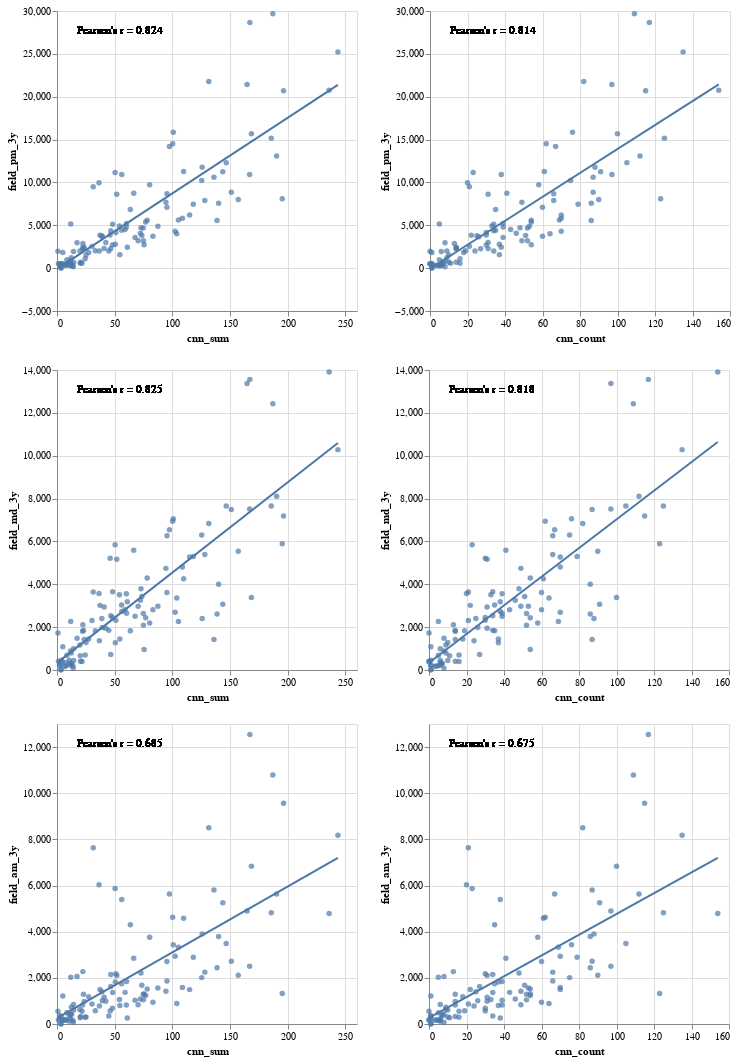

This figure's notebook cell:
### Code cell
(draw_regplot(df, 'cnn_sum', 'field_pm_3y') | draw_regplot(df, 'cnn_count', 'field_pm_3y')) \
& \
(draw_regplot(df, 'cnn_sum', 'field_md_3y') | draw_regplot(df, 'cnn_count', 'field_md_3y')) \
& \
(draw_regplot(df, 'cnn_sum', 'field_am_3y') | draw_regplot(df, 'cnn_count', 'field_am_3y'))

### Figure 1 — Vega-Lite specification as saved in the notebook (floating-point values rounded to 4 significant figures)
{"config": {"view": {"continuousWidth": 400, "continuousHeight": 300}}, "vconcat": [{"hconcat": [{"layer": [{"mark": "circle", "encoding": {"x": {"type": "quantitative", "field": "cnn_sum"}, "y": {"type": "quantitative", "field": "field_pm_3y"}}, "height": 300, "width": 300}, {"mark": {"type": "text", "align": "left", "text": "Pearson's r = 0.824"}, "encoding": {"x": {"value": 20}, "y": {"value": 20}}, "height": 300, "width": 300}, {"mark": "line", "encoding": {"x": {"type": "quantitative", "field": "cnn_sum"}, "y": {"type": "quantitative", "field": "field_pm_3y"}}, "height": 300, "transform": [{"on": "cnn_sum", "regression": "field_pm_3y"}], "width": 300}]}, {"layer": [{"mark": "circle", "encoding": {"x": {"type": "quantitative", "field": "cnn_count"}, "y": {"type": "quantitative", "field": "field_pm_3y"}}, "height": 300, "width": 300}, {"mark": {"type": "text", "align": "left", "text": "Pearson's r = 0.814"}, "encoding": {"x": {"value": 20}, "y": {"value": 20}}, "height": 300, "width": 300}, {"mark": "line", "encoding": {"x": {"type": "quantitative", "field": "cnn_count"}, "y": {"type": "quantitative", "field": "field_pm_3y"}}, "height": 300, "transform": [{"on": "cnn_count", "regression": "field_pm_3y"}], "width": 300}]}]}, {"hconcat": [{"layer": [{"mark": "circle", "encoding": {"x": {"type": "quantitative", "field": "cnn_sum"}, "y": {"type": "quantitative", "field": "field_md_3y"}}, "height": 300, "width": 300}, {"mark": {"type": "text", "align": "left", "text": "Pearson's r = 0.825"}, "encoding": {"x": {"value": 20}, "y": {"value": 20}}, "height": 300, "width": 300}, {"mark": "line", "encoding": {"x": {"type": "quantitative", "field": "cnn_sum"}, "y": {"type": "quantitative", "field": "field_md_3y"}}, "height": 300, "transform": [{"on": "cnn_sum", "regression": "field_md_3y"}], "width": 300}]}, {"layer": [{"mark": "circle", "encoding": {"x": {"type": "quantitative", "field": "cnn_count"}, "y": {"type": "quantitative", "field": "field_md_3y"}}, "height": 300, "width": 300}, {"mark": {"type": "text", "align": "left", "text": "Pearson's r = 0.818"}, "encoding": {"x": {"value": 20}, "y": {"value": 20}}, "height": 300, "width": 300}, {"mark": "line", "encoding": {"x": {"type": "quantitative", "field": "cnn_count"}, "y": {"type": "quantitative", "field": "field_md_3y"}}, "height": 300, "transform": [{"on": "cnn_count", "regression": "field_md_3y"}], "width": 300}]}]}, {"hconcat": [{"layer": [{"mark": "circle", "encoding": {"x": {"type": "quantitative", "field": "cnn_sum"}, "y": {"type": "quantitative", "field": "field_am_3y"}}, "height": 300, "width": 300}, {"mark": {"type": "text", "align": "left", "text": "Pearson's r = 0.685"}, "encoding": {"x": {"value": 20}, "y": {"value": 20}}, "height": 300, "width": 300}, {"mark": "line", "encoding": {"x": {"type": "quantitative", "field": "cnn_sum"}, "y": {"type": "quantitative", "field": "field_am_3y"}}, "height": 300, "transform": [{"on": "cnn_sum", "regression": "field_am_3y"}], "width": 300}]}, {"layer": [{"mark": "circle", "encoding": {"x": {"type": "quantitative", "field": "cnn_count"}, "y": {"type": "quantitative", "field": "field_am_3y"}}, "height": 300, "width": 300}, {"mark": {"type": "text", "align": "left", "text": "Pearson's r = 0.675"}, "encoding": {"x": {"value": 20}, "y": {"value": 20}}, "height": 300, "width": 300}, {"mark": "line", "encoding": {"x": {"type": "quantitative", "field": "cnn_count"}, "y": {"type": "quantitative", "field": "field_am_3y"}}, "height": 300, "transform": [{"on": "cnn_count", "regression": "field_am_3y"}], "width": 300}]}]}], "data": {"name": "data-34ce36ec510ff14df9321f56cee0f916"}, "$schema": "https://vega.github.io/schema/vega-lite/v4.0.2.json", "datasets": {"data-34ce36ec510ff14df9321f56cee0f916": [{"field_am_1y": 1271.0, "field_md_1y": 2933.0, "field_pm_1y": 4483.0, "field_all_1y": 3221.0, "field_am_3y": 1371.0, "field_md_3y": 2815.0, "field_pm_3y": 4513.0, "filed_all_3y": 2989.0, "cnn_count": 43.0, "cnn_sum": 58.99, "mayor_index": "N", "borough": "Bronx"}, {"field_am_1y": 1749.0, "field_md_1y": 1880.0, "field_pm_1y": 4936.0, "field_all_1y": 3076.0, "field_am_3y": 2030.0, "field_md_3y": 2266.0, "field_pm_3y": 5158.0, "filed_all_3y": 3217.0, "cnn_count": 5.0, "cnn_sum": 11.92, "mayor_index": "Y", "borough": "Bronx"}, {"field_am_1y": 2209.0, "field_md_1y": 6639.0, "field_pm_1y": 9282.0, "field_all_1y": 6810.0, "field_am_3y": 2502.0, "field_md_3y": 7508.0, "field_pm_3y": 10920.0, "filed_all_3y": 7239.0, "cnn_count": 97.0, "cnn_sum": 167.0, "mayor_index": "Y", "borough": "Bronx"}, {"field_am_1y": 1648.0, "field_md_1y": 1508.0, "field_pm_1y": 2787.0, "field_all_1y": 2048.0, "field_am_3y": 2062.0, "field_md_3y": 1484.0, "field_pm_3y": 2975.0, "filed_all_3y": 2180.0, "cnn_count": 8.0, "cnn_sum": 17.38, "mayor_index": "N", "borough": "Bronx"}, {"field_am_1y": 1016.0, "field_md_1y": 2513.0, "field_pm_1y": 3771.0, "field_all_1y": 2717.0, "field_am_3y": 1034.0, "field_md_3y": 2504.0, "field_pm_3y": 3589.0, "filed_all_3y": 2455.0, "cnn_count": 39.0, "cnn_sum": 67.68, "mayor_index": "N", "borough": "Bronx"}, {"field_am_1y": 757.0, "field_md_1y": 821.0, "field_pm_1y": 1960.0, "field_all_1y": 1264.0, "field_am_3y": 841.6, "field_md_3y": 990.2, "field_pm_3y": 1934.0, "filed_all_3y": 1280.0, "cnn_count": 6.0, "cnn_sum": 14.31, "mayor_index": "Y", "borough": "Bronx"}, {"field_am_1y": 1817.0, "field_md_1y": 5213.0, "field_pm_1y": 9068.0, "field_all_1y": 6076.0, "field_am_3y": 1859.0, "field_md_3y": 6270.0, "field_pm_3y": 8674.0, "filed_all_3y": 5821.0, "cnn_count": 66.0, "cnn_sum": 95.34, "mayor_index": "Y", "borough": "Bronx"}, {"field_am_1y": 1601.0, "field_md_1y": 2978.0, "field_pm_1y": 4535.0, "field_all_1y": 3326.0, "field_am_3y": 1565.0, "field_md_3y": 2976.0, "field_pm_3y": 4877.0, "filed_all_3y": 3232.0, "cnn_count": 53.0, "cnn_sum": 87.42, "mayor_index": "Y", "borough": "Bronx"}, {"field_am_1y": 1197.0, "field_md_1y": 4458.0, "field_pm_1y": 4865.0, "field_all_1y": 3969.0, "field_am_3y": 1490.0, "field_md_3y": 5269.0, "field_pm_3y": 6212.0, "filed_all_3y": 4490.0, "cnn_count": 70.0, "cnn_sum": 115.0, "mayor_index": "Y", "borough": "Brooklyn"}, {"field_am_1y": 743.0, "field_md_1y": 2241.0, "field_pm_1y": 2274.0, "field_all_1y": 1955.0, "field_am_3y": 870.4, "field_md_3y": 2306.0, "field_pm_3y": 2541.0, "filed_all_3y": 1967.0, "cnn_count": 21.0, "cnn_sum": 30.34, "mayor_index": "Y", "borough": "Brooklyn"}, {"field_am_1y": 3112.0, "field_md_1y": 2286.0, "field_pm_1y": 3996.0, "field_all_1y": 3135.0, "field_am_3y": 2937.0, "field_md_3y": 2698.0, "field_pm_3y": 4292.0, "filed_all_3y": 3331.0, "cnn_count": 70.0, "cnn_sum": 102.4, "mayor_index": "Y", "borough": "Brooklyn"}, {"field_am_1y": 1507.0, "field_md_1y": 3582.0, "field_pm_1y": 5534.0, "field_all_1y": 3948.0, "field_am_3y": 1515.0, "field_md_3y": 4289.0, "field_pm_3y": 5586.0, "filed_all_3y": 3931.0, "cnn_count": 54.0, "cnn_sum": 78.15, "mayor_index": "Y", "borough": "Brooklyn"}, {"field_am_1y": 581.0, "field_md_1y": 1802.0, "field_pm_1y": 2176.0, "field_all_1y": 1707.0, "field_am_3y": 576.2, "field_md_3y": 1828.0, "field_pm_3y": 2041.0, "filed_all_3y": 1535.0, "cnn_count": 19.0, "cnn_sum": 33.2, "mayor_index": "N", "borough": "Brooklyn"}, {"field_am_1y": 2938.0, "field_md_1y": 5966.0, "field_pm_1y": 7742.0, "field_all_1y": 6071.0, "field_am_3y": 2893.0, "field_md_3y": 5294.0, "field_pm_3y": 7451.0, "filed_all_3y": 5349.0, "cnn_count": 79.0, "cnn_sum": 118.2, "mayor_index": "Y", "borough": "Brooklyn"}, {"field_am_1y": 1566.0, "field_md_1y": 4568.0, "field_pm_1y": 5926.0, "field_all_1y": 4511.0, "field_am_3y": 1587.0, "field_md_3y": 4804.0, "field_pm_3y": 5816.0, "filed_all_3y": 4215.0, "cnn_count": 70.0, "cnn_sum": 108.7, "mayor_index": "Y", "borough": "Brooklyn"}, {"field_am_1y": 2102.0, "field_md_1y": 2346.0, "field_pm_1y": 4583.0, "field_all_1y": 3192.0, "field_am_3y": 2173.0, "field_md_3y": 2319.0, "field_pm_3y": 4163.0, "filed_all_3y": 2927.0, "cnn_count": 30.0, "cnn_sum": 51.01, "mayor_index": "Y", "borough": "Brooklyn"}, {"field_am_1y": 2056.0, "field_md_1y": 1851.0, "field_pm_1y": 2740.0, "field_all_1y": 2248.0, "field_am_3y": 2270.0, "field_md_3y": 2116.0, "field_pm_3y": 2884.0, "filed_all_3y": 2432.0, "cnn_count": 13.0, "cnn_sum": 22.41, "mayor_index": "N", "borough": "Brooklyn"}, {"field_am_1y": 2070.0, "field_md_1y": 3586.0, "field_pm_1y": 4034.0, "field_all_1y": 3462.0, "field_am_3y": 2214.0, "field_md_3y": 3788.0, "field_pm_3y": 4716.0, "filed_all_3y": 3653.0, "cnn_count": 48.0, "cnn_sum": 72.79, "mayor_index": "Y", "borough": "Brooklyn"}, {"field_am_1y": 971.0, "field_md_1y": 3792.0, "field_pm_1y": 1906.0, "field_all_1y": 2473.0, "field_am_3y": 1162.0, "field_md_3y": 2936.0, "field_pm_3y": 2303.0, "filed_all_3y": 2191.0, "cnn_count": 31.0, "cnn_sum": 40.86, "mayor_index": "Y", "borough": "Brooklyn"}, {"field_am_1y": 274.0, "field_md_1y": 1232.0, "field_pm_1y": 1433.0, "field_all_1y": 1121.0, "field_am_3y": 301.2, "field_md_3y": 1288.0, "field_pm_3y": 1528.0, "filed_all_3y": 1083.0, "cnn_count": 10.0, "cnn_sum": 25.15, "mayor_index": "N", "borough": "Brooklyn"}, {"field_am_1y": 1169.0, "field_md_1y": 3408.0, "field_pm_1y": 4008.0, "field_all_1y": 3200.0, "field_am_3y": 1084.0, "field_md_3y": 3250.0, "field_pm_3y": 4061.0, "filed_all_3y": 2899.0, "cnn_count": 46.0, "cnn_sum": 72.33, "mayor_index": "Y", "borough": "Brooklyn"}, {"field_am_1y": 839.0, "field_md_1y": 2354.0, "field_pm_1y": 2161.0, "field_all_1y": 1974.0, "field_am_3y": 827.6, "field_md_3y": 1811.0, "field_pm_3y": 2352.0, "filed_all_3y": 1713.0, "cnn_count": 14.0, "cnn_sum": 22.16, "mayor_index": "N", "borough": "Brooklyn"}, {"field_am_1y": 1927.0, "field_md_1y": 6036.0, "field_pm_1y": 9288.0, "field_all_1y": 6515.0, "field_am_3y": 2010.0, "field_md_3y": 6303.0, "field_pm_3y": 10240.0, "filed_all_3y": 6429.0, "cnn_count": 75.0, "cnn_sum": 125.4, "mayor_index": "Y", "borough": "Brooklyn"}, {"field_am_1y": 724.0, "field_md_1y": 3274.0, "field_pm_1y": 2933.0, "field_all_1y": 2628.0, "field_am_3y": 834.0, "field_md_3y": 2976.0, "field_pm_3y": 3205.0, "filed_all_3y": 2427.0, "cnn_count": 49.0, "cnn_sum": 70.31, "mayor_index": "Y", "borough": "Brooklyn"}, {"field_am_1y": 357.0, "field_md_1y": 1306.0, "field_pm_1y": 1230.0, "field_all_1y": 1085.0, "field_am_3y": 632.8, "field_md_3y": 1164.0, "field_pm_3y": 1988.0, "filed_all_3y": 1299.0, "cnn_count": 9.0, "cnn_sum": 19.83, "mayor_index": "N", "borough": "Brooklyn"}, {"field_am_1y": 2994.0, "field_md_1y": 2294.0, "field_pm_1y": 5394.0, "field_all_1y": 3674.0, "field_am_3y": 3330.0, "field_md_3y": 2269.0, "field_pm_3y": 5611.0, "filed_all_3y": 3761.0, "cnn_count": 69.0, "cnn_sum": 105.2, "mayor_index": "Y", "borough": "Brooklyn"}, {"field_am_1y": 1981.0, "field_md_1y": 2808.0, "field_pm_1y": 5478.0, "field_all_1y": 3710.0, "field_am_3y": 1843.0, "field_md_3y": 2648.0, "field_pm_3y": 5197.0, "filed_all_3y": 3311.0, "cnn_count": 39.0, "cnn_sum": 60.27, "mayor_index": "N", "borough": "Brooklyn"}, {"field_am_1y": 1572.0, "field_md_1y": 2989.0, "field_pm_1y": 3785.0, "field_all_1y": 3024.0, "field_am_3y": 1498.0, "field_md_3y": 3016.0, "field_pm_3y": 3832.0, "filed_all_3y": 2858.0, "cnn_count": 22.0, "cnn_sum": 37.25, "mayor_index": "Y", "borough": "Brooklyn"}, {"field_am_1y": 1392.0, "field_md_1y": 1888.0, "field_pm_1y": 2266.0, "field_all_1y": 1940.0, "field_am_3y": 1288.0, "field_md_3y": 1841.0, "field_pm_3y": 2243.0, "filed_all_3y": 1820.0, "cnn_count": 14.0, "cnn_sum": 22.92, "mayor_index": "N", "borough": "Brooklyn"}, {"field_am_1y": 278.0, "field_md_1y": 3254.0, "field_pm_1y": 2318.0, "field_all_1y": 2284.0, "field_am_3y": 263.4, "field_md_3y": 3187.0, "field_pm_3y": 2438.0, "filed_all_3y": 2063.0, "cnn_count": 38.0, "cnn_sum": 60.93, "mayor_index": "N", "borough": "Brooklyn"}, {"field_am_1y": 584.0, "field_md_1y": 2130.0, "field_pm_1y": 2696.0, "field_all_1y": 2047.0, "field_am_3y": 686.6, "field_md_3y": 2450.0, "field_pm_3y": 2694.0, "filed_all_3y": 2017.0, "cnn_count": 30.0, "cnn_sum": 48.01, "mayor_index": "Y", "borough": "Brooklyn"}, {"field_am_1y": 1730.0, "field_md_1y": 1194.0, "field_pm_1y": 2784.0, "field_all_1y": 1937.0, "field_am_3y": 1822.0, "field_md_3y": 1269.0, "field_pm_3y": 2789.0, "filed_all_3y": 1968.0, "cnn_count": 37.0, "cnn_sum": 50.56, "mayor_index": "Y", "borough": "Brooklyn"}, {"field_am_1y": 123.0, "field_md_1y": 449.5, "field_pm_1y": 384.0, "field_all_1y": 358.0, "field_am_3y": 115.6, "field_md_3y": 450.2, "field_pm_3y": 304.3, "filed_all_3y": 300.3, "cnn_count": 6.0, "cnn_sum": 10.52, "mayor_index": "N", "borough": "Brooklyn"}, {"field_am_1y": 1098.0, "field_md_1y": 3172.0, "field_pm_1y": 3796.0, "field_all_1y": 3007.0, "field_am_3y": 945.2, "field_md_3y": 2812.0, "field_pm_3y": 3713.0, "filed_all_3y": 2581.0, "cnn_count": 60.0, "cnn_sum": 83.16, "mayor_index": "N", "borough": "Brooklyn"}, {"field_am_1y": 4374.0, "field_md_1y": 1883.0, "field_pm_1y": 6537.0, "field_all_1y": 4243.0, "field_am_3y": 4299.0, "field_md_3y": 1830.0, "field_pm_3y": 6852.0, "filed_all_3y": 4328.0, "cnn_count": 35.0, "cnn_sum": 63.54, "mayor_index": "Y", "borough": "Manhattan"}, {"field_am_1y": 5221.0, "field_md_1y": 8216.0, "field_pm_1y": 15230.0, "field_all_1y": 10420.0, "field_am_3y": 5633.0, "field_md_3y": 8110.0, "field_pm_3y": 13070.0, "filed_all_3y": 9132.0, "cnn_count": 112.0, "cnn_sum": 190.3, "mayor_index": "Y", "borough": "Manhattan"}, {"field_am_1y": 2059.0, "field_md_1y": 5648.0, "field_pm_1y": 6984.0, "field_all_1y": 5464.0, "field_am_3y": 2248.0, "field_md_3y": 5392.0, "field_pm_3y": 7892.0, "filed_all_3y": 5350.0, "cnn_count": 66.0, "cnn_sum": 128.1, "mayor_index": "Y", "borough": "Manhattan"}, {"field_am_1y": 8323.0, "field_md_1y": 3562.0, "field_pm_1y": 9708.0, "field_all_1y": 6972.0, "field_am_3y": 7642.0, "field_md_3y": 3645.0, "field_pm_3y": 9493.0, "filed_all_3y": 6885.0, "cnn_count": 21.0, "cnn_sum": 31.4, "mayor_index": "Y", "borough": "Manhattan"}, {"field_am_1y": 1524.0, "field_md_1y": 3116.0, "field_pm_1y": 3850.0, "field_all_1y": 3091.0, "field_am_3y": 1684.0, "field_md_3y": 3430.0, "field_pm_3y": 3804.0, "filed_all_3y": 3048.0, "cnn_count": 51.0, "cnn_sum": 73.52, "mayor_index": "N", "borough": "Manhattan"}, {"field_am_1y": 1851.0, "field_md_1y": 3142.0, "field_pm_1y": 4391.0, "field_all_1y": 3383.0, "field_am_3y": 1745.0, "field_md_3y": 3038.0, "field_pm_3y": 4414.0, "filed_all_3y": 3143.0, "cnn_count": 35.0, "cnn_sum": 55.99, "mayor_index": "Y", "borough": "Manhattan"}, {"field_am_1y": 2601.0, "field_md_1y": 6666.0, "field_pm_1y": 13030.0, "field_all_1y": 8398.0, "field_am_3y": 3430.0, "field_md_3y": 7055.0, "field_pm_3y": 15850.0, "filed_all_3y": 9093.0, "cnn_count": 76.0, "cnn_sum": 100.8, "mayor_index": "Y", "borough": "Manhattan"}, {"field_am_1y": 8452.0, "field_md_1y": 7340.0, "field_pm_1y": 21510.0, "field_all_1y": 13230.0, "field_am_3y": 9562.0, "field_md_3y": 7190.0, "field_pm_3y": 20710.0, "filed_all_3y": 12660.0, "cnn_count": 115.0, "cnn_sum": 196.3, "mayor_index": "Y", "borough": "Manhattan"}, {"field_am_1y": 905.0, "field_md_1y": 2645.0, "field_pm_1y": 5501.0, "field_all_1y": 3439.0, "field_am_3y": 1239.0, "field_md_3y": 2433.0, "field_pm_3y": 5387.0, "filed_all_3y": 3124.0, "cnn_count": 54.0, "cnn_sum": 76.84, "mayor_index": "N", "borough": "Manhattan"}, {"field_am_1y": 9734.0, "field_md_1y": 10520.0, "field_pm_1y": 26210.0, "field_all_1y": 16640.0, "field_am_3y": 8177.0, "field_md_3y": 10280.0, "field_pm_3y": 25230.0, "filed_all_3y": 14940.0, "cnn_count": 135.0, "cnn_sum": 243.5, "mayor_index": "N", "borough": "Manhattan"}, {"field_am_1y": 6266.0, "field_md_1y": 16160.0, "field_pm_1y": 20620.0, "field_all_1y": 15960.0, "field_am_3y": 4900.0, "field_md_3y": 13380.0, "field_pm_3y": 21440.0, "filed_all_3y": 13730.0, "cnn_count": 97.0, "cnn_sum": 164.7, "mayor_index": "Y", "borough": "Manhattan"}, {"field_am_1y": 1509.0, "field_md_1y": 4200.0, "field_pm_1y": 5993.0, "field_all_1y": 4379.0, "field_am_3y": 1366.0, "field_md_3y": 3650.0, "field_pm_3y": 5125.0, "filed_all_3y": 3499.0, "cnn_count": 34.0, "cnn_sum": 48.23, "mayor_index": "N", "borough": "Manhattan"}, {"field_am_1y": 3191.0, "field_md_1y": 4270.0, "field_pm_1y": 7260.0, "field_all_1y": 5250.0, "field_am_3y": 3790.0, "field_md_3y": 4000.0, "field_pm_3y": 7559.0, "filed_all_3y": 5195.0, "cnn_count": 86.0, "cnn_sum": 140.1, "mayor_index": "Y", "borough": "Manhattan"}, {"field_am_1y": 2610.0, "field_md_1y": 3515.0, "field_pm_1y": 6544.0, "field_all_1y": 4546.0, "field_am_3y": 2707.0, "field_md_3y": 3614.0, "field_pm_3y": 7092.0, "filed_all_3y": 4575.0, "cnn_count": 60.0, "cnn_sum": 95.25, "mayor_index": "N", "borough": "Manhattan"}, {"field_am_1y": 4218.0, "field_md_1y": 3992.0, "field_pm_1y": 10080.0, "field_all_1y": 6470.0, "field_am_3y": 4584.0, "field_md_3y": 4255.0, "field_pm_3y": 11260.0, "filed_all_3y": 6826.0, "cnn_count": 61.0, "cnn_sum": 109.8, "mayor_index": "Y", "borough": "Manhattan"}, {"field_am_1y": 770.0, "field_md_1y": 1686.0, "field_pm_1y": 3485.0, "field_all_1y": 2223.0, "field_am_3y": 1008.0, "field_md_3y": 1985.0, "field_pm_3y": 3674.0, "filed_all_3y": 2294.0, "cnn_count": 26.0, "cnn_sum": 39.23, "mayor_index": "N", "borough": "Manhattan"}, {"field_am_1y": 12170.0, "field_md_1y": 11380.0, "field_pm_1y": 29910.0, "field_all_1y": 18950.0, "field_am_3y": 10790.0, "field_md_3y": 12430.0, "field_pm_3y": 29680.0, "filed_all_3y": 18040.0, "cnn_count": 109.0, "cnn_sum": 187.1, "mayor_index": "Y", "borough": "Manhattan"}, {"field_am_1y": 1554.0, "field_md_1y": 2400.0, "field_pm_1y": 4506.0, "field_all_1y": 3073.0, "field_am_3y": 2142.0, "field_md_3y": 2530.0, "field_pm_3y": 4372.0, "filed_all_3y": 3066.0, "cnn_count": 34.0, "cnn_sum": 46.63, "mayor_index": "N", "borough": "Manhattan"}, {"field_am_1y": 4643.0, "field_md_1y": 5098.0, "field_pm_1y": 10140.0, "field_all_1y": 7025.0, "field_am_3y": 5874.0, "field_md_3y": 5842.0, "field_pm_3y": 11160.0, "filed_all_3y": 7727.0, "cnn_count": 23.0, "cnn_sum": 50.35, "mayor_index": "Y", "borough": "Manhattan"}, {"field_am_1y": 2144.0, "field_md_1y": 5307.0, "field_pm_1y": 7869.0, "field_all_1y": 5699.0, "field_am_3y": 2111.0, "field_md_3y": 5538.0, "field_pm_3y": 7998.0, "filed_all_3y": 5399.0, "cnn_count": 90.0, "cnn_sum": 157.1, "mayor_index": "Y", "borough": "Manhattan"}, {"field_am_1y": 2252.0, "field_md_1y": 5646.0, "field_pm_1y": 8251.0, "field_all_1y": 6009.0, "field_am_3y": 2098.0, "field_md_3y": 5170.0, "field_pm_3y": 8610.0, "filed_all_3y": 5481.0, "cnn_count": 31.0, "cnn_sum": 51.8, "mayor_index": "Y", "borough": "Manhattan"}, {"field_am_1y": 1549.0, "field_md_1y": 4920.0, "field_pm_1y": 8010.0, "field_all_1y": 5482.0, "field_am_3y": 1416.0, "field_md_3y": 4743.0, "field_pm_3y": 7688.0, "filed_all_3y": 4804.0, "cnn_count": 49.0, "cnn_sum": 94.39, "mayor_index": "Y", "borough": "Manhattan"}, {"field_am_1y": 13510.0, "field_md_1y": 12950.0, "field_pm_1y": 31300.0, "field_all_1y": 20400.0, "field_am_3y": 12540.0, "field_md_3y": 13560.0, "field_pm_3y": 28660.0, "filed_all_3y": 18590.0, "cnn_count": 117.0, "cnn_sum": 167.1, "mayor_index": "Y", "borough": "Manhattan"}, {"field_am_1y": 7334.0, "field_md_1y": 3320.0, "field_pm_1y": 15620.0, "field_all_1y": 9044.0, "field_am_3y": 6831.0, "field_md_3y": 3382.0, "field_pm_3y": 15670.0, "filed_all_3y": 8733.0, "cnn_count": 100.0, "cnn_sum": 168.5, "mayor_index": "Y", "borough": "Manhattan"}, {"field_am_1y": 3371.0, "field_md_1y": 2117.0, "field_pm_1y": 9774.0, "field_all_1y": 5431.0, "field_am_3y": 3905.0, "field_md_3y": 2400.0, "field_pm_3y": 11780.0, "filed_all_3y": 6152.0, "cnn_count": 88.0, "cnn_sum": 125.8, "mayor_index": "N", "borough": "Manhattan"}, {"field_am_1y": 2971.0, "field_md_1y": 2848.0, "field_pm_1y": 6354.0, "field_all_1y": 4275.0, "field_am_3y": 2440.0, "field_md_3y": 2613.0, "field_pm_3y": 5558.0, "filed_all_3y": 3601.0, "cnn_count": 86.0, "cnn_sum": 138.7, "mayor_index": "Y", "borough": "Manhattan"}, {"field_am_1y": 5999.0, "field_md_1y": 2856.0, "field_pm_1y": 10960.0, "field_all_1y": 6728.0, "field_am_3y": 5393.0, "field_md_3y": 2732.0, "field_pm_3y": 10940.0, "filed_all_3y": 6411.0, "cnn_count": 38.0, "cnn_sum": 56.12, "mayor_index": "N", "borough": "Manhattan"}, {"field_am_1y": 5786.0, "field_md_1y": 3016.0, "field_pm_1y": 11920.0, "field_all_1y": 7130.0, "field_am_3y": 5258.0, "field_md_3y": 3072.0, "field_pm_3y": 11260.0, "filed_all_3y": 6605.0, "cnn_count": 91.0, "cnn_sum": 143.7, "mayor_index": "N", "borough": "Manhattan"}, {"field_am_1y": 5166.0, "field_md_1y": 1268.0, "field_pm_1y": 9849.0, "field_all_1y": 5480.0, "field_am_3y": 5806.0, "field_md_3y": 1429.0, "field_pm_3y": 10620.0, "filed_all_3y": 5960.0, "cnn_count": 87.0, "cnn_sum": 136.0, "mayor_index": "Y", "borough": "Manhattan"}, {"field_am_1y": 3510.0, "field_md_1y": 2506.0, "field_pm_1y": 9943.0, "field_all_1y": 5681.0, "field_am_3y": 3763.0, "field_md_3y": 2198.0, "field_pm_3y": 9733.0, "filed_all_3y": 5317.0, "cnn_count": 58.0, "cnn_sum": 80.3, "mayor_index": "N", "borough": "Manhattan"}, {"field_am_1y": 3426.0, "field_md_1y": 12020.0, "field_pm_1y": 20480.0, "field_all_1y": 13680.0, "field_am_3y": 4791.0, "field_md_3y": 13910.0, "field_pm_3y": 20750.0, "filed_all_3y": 13640.0, "cnn_count": 154.0, "cnn_sum": 235.8, "mayor_index": "N", "borough": "Manhattan"}, {"field_am_1y": 8719.0, "field_md_1y": 4517.0, "field_pm_1y": 25600.0, "field_all_1y": 13790.0, "field_am_3y": 8507.0, "field_md_3y": 6840.0, "field_pm_3y": 21760.0, "filed_all_3y": 12600.0, "cnn_count": 82.0, "cnn_sum": 131.5, "mayor_index": "N", "borough": "Manhattan"}, {"field_am_1y": 5689.0, "field_md_1y": 6542.0, "field_pm_1y": 15470.0, "field_all_1y": 9942.0, "field_am_3y": 5630.0, "field_md_3y": 6549.0, "field_pm_3y": 14190.0, "filed_all_3y": 8976.0, "cnn_count": 67.0, "cnn_sum": 97.44, "mayor_index": "N", "borough": "Manhattan"}, {"field_am_1y": 2987.0, "field_md_1y": 7423.0, "field_pm_1y": 12400.0, "field_all_1y": 8525.0, "field_am_3y": 4822.0, "field_md_3y": 7650.0, "field_pm_3y": 15170.0, "filed_all_3y": 9472.0, "cnn_count": 125.0, "cnn_sum": 185.7, "mayor_index": "Y", "borough": "Manhattan"}, {"field_am_1y": 4365.0, "field_md_1y": 7551.0, "field_pm_1y": 12630.0, "field_all_1y": 8947.0, "field_am_3y": 4625.0, "field_md_3y": 6937.0, "field_pm_3y": 14510.0, "filed_all_3y": 8930.0, "cnn_count": 62.0, "cnn_sum": 100.3, "mayor_index": "N", "borough": "Manhattan"}, {"field_am_1y": 249.0, "field_md_1y": 691.0, "field_pm_1y": 562.5, "field_all_1y": 551.2, "field_am_3y": 271.0, "field_md_3y": 670.7, "field_pm_3y": 580.5, "filed_all_3y": 521.3, "cnn_count": 11.0, "cnn_sum": 20.15, "mayor_index": "N", "borough": "Manhattan"}, {"field_am_1y": 455.0, "field_md_1y": 2436.0, "field_pm_1y": 3268.0, "field_all_1y": 2373.0, "field_am_3y": 887.6, "field_md_3y": 3363.0, "field_pm_3y": 4019.0, "filed_all_3y": 2866.0, "cnn_count": 64.0, "cnn_sum": 103.8, "mayor_index": "N", "borough": "Queens"}, {"field_am_1y": 1242.0, "field_md_1y": 2967.0, "field_pm_1y": 4596.0, "field_all_1y": 3274.0, "field_am_3y": 1293.0, "field_md_3y": 2640.0, "field_pm_3y": 4679.0, "filed_all_3y": 2963.0, "cnn_count": 52.0, "cnn_sum": 74.79, "mayor_index": "Y", "borough": "Queens"}, {"field_am_1y": 2774.0, "field_md_1y": 4745.0, "field_pm_1y": 8706.0, "field_all_1y": 5935.0, "field_am_3y": 2849.0, "field_md_3y": 5584.0, "field_pm_3y": 8726.0, "filed_all_3y": 5889.0, "cnn_count": 41.0, "cnn_sum": 66.51, "mayor_index": "Y", "borough": "Queens"}, {"field_am_1y": 700.0, "field_md_1y": 3590.0, "field_pm_1y": 4680.0, "field_all_1y": 3448.0, "field_am_3y": 825.2, "field_md_3y": 3555.0, "field_pm_3y": 4798.0, "filed_all_3y": 3191.0, "cnn_count": 39.0, "cnn_sum": 60.11, "mayor_index": "Y", "borough": "Queens"}, {"field_am_1y": 762.0, "field_md_1y": 1268.0, "field_pm_1y": 2082.0, "field_all_1y": 1492.0, "field_am_3y": 782.4, "field_md_3y": 1368.0, "field_pm_3y": 2011.0, "filed_all_3y": 1423.0, "cnn_count": 24.0, "cnn_sum": 36.72, "mayor_index": "N", "borough": "Queens"}, {"field_am_1y": 176.0, "field_md_1y": 193.0, "field_pm_1y": 282.5, "field_all_1y": 225.4, "field_am_3y": 418.4, "field_md_3y": 314.0, "field_pm_3y": 490.7, "filed_all_3y": 407.1, "cnn_count": 7.0, "cnn_sum": 12.67, "mayor_index": "N", "borough": "Queens"}, {"field_am_1y": 1015.0, "field_md_1y": 2344.0, "field_pm_1y": 2688.0, "field_all_1y": 2216.0, "field_am_3y": 983.4, "field_md_3y": 1949.0, "field_pm_3y": 2985.0, "filed_all_3y": 2031.0, "cnn_count": 31.0, "cnn_sum": 42.34, "mayor_index": "Y", "borough": "Queens"}, {"field_am_1y": 884.0, "field_md_1y": 1206.0, "field_pm_1y": 1530.0, "field_all_1y": 1271.0, "field_am_3y": 731.6, "field_md_3y": 793.5, "field_pm_3y": 1214.0, "filed_all_3y": 923.7, "cnn_count": 9.0, "cnn_sum": 12.33, "mayor_index": "N", "borough": "Queens"}, {"field_am_1y": 887.0, "field_md_1y": 2394.0, "field_pm_1y": 3052.0, "field_all_1y": 2356.0, "field_am_3y": 1046.0, "field_md_3y": 2091.0, "field_pm_3y": 3208.0, "filed_all_3y": 2178.0, "cnn_count": 52.0, "cnn_sum": 74.93, "mayor_index": "N", "borough": "Queens"}, {"field_am_1y": 1366.0, "field_md_1y": 6678.0, "field_pm_1y": 8324.0, "field_all_1y": 6274.0, "field_am_3y": 1323.0, "field_md_3y": 5896.0, "field_pm_3y": 8093.0, "filed_all_3y": 5326.0, "cnn_count": 123.0, "cnn_sum": 195.2, "mayor_index": "Y", "borough": "Queens"}, {"field_am_1y": 1582.0, "field_md_1y": 1359.0, "field_pm_1y": 2252.0, "field_all_1y": 1761.0, "field_am_3y": 1180.0, "field_md_3y": 1445.0, "field_pm_3y": 1823.0, "filed_all_3y": 1500.0, "cnn_count": 18.0, "cnn_sum": 27.42, "mayor_index": "N", "borough": "Queens"}, {"field_am_1y": 2457.0, "field_md_1y": 7528.0, "field_pm_1y": 8415.0, "field_all_1y": 6869.0, "field_am_3y": 2715.0, "field_md_3y": 7494.0, "field_pm_3y": 8848.0, "filed_all_3y": 6566.0, "cnn_count": 87.0, "cnn_sum": 151.1, "mayor_index": "Y", "borough": "Queens"}, {"field_am_1y": 54.0, "field_md_1y": 84.5, "field_pm_1y": 131.0, "field_all_1y": 97.0, "field_am_3y": 77.2, "field_md_3y": 88.0, "field_pm_3y": 172.7, "filed_all_3y": 114.7, "cnn_count": 8.0, "cnn_sum": 14.08, "mayor_index": "N", "borough": "Queens"}, {"field_am_1y": 655.0, "field_md_1y": 1094.0, "field_pm_1y": 1096.0, "field_all_1y": 1007.0, "field_am_3y": 798.0, "field_md_3y": 1447.0, "field_pm_3y": 1576.0, "filed_all_3y": 1302.0, "cnn_count": 37.0, "cnn_sum": 54.48, "mayor_index": "N", "borough": "Queens"}, {"field_am_1y": 1565.0, "field_md_1y": 2120.0, "field_pm_1y": 3246.0, "field_all_1y": 2459.0, "field_am_3y": 1398.0, "field_md_3y": 2408.0, "field_pm_3y": 3769.0, "filed_all_3y": 2591.0, "cnn_count": 25.0, "cnn_sum": 38.87, "mayor_index": "Y", "borough": "Queens"}, {"field_am_1y": 1286.0, "field_md_1y": 1158.0, "field_pm_1y": 1859.0, "field_all_1y": 1464.0, "field_am_3y": 980.8, "field_md_3y": 1426.0, "field_pm_3y": 2432.0, "filed_all_3y": 1650.0, "cnn_count": 14.0, "cnn_sum": 23.56, "mayor_index": "N", "borough": "Queens"}, {"field_am_1y": 278.0, "field_md_1y": 672.5, "field_pm_1y": 1028.0, "field_all_1y": 735.8, "field_am_3y": 296.0, "field_md_3y": 694.8, "field_pm_3y": 1084.0, "filed_all_3y": 714.7, "cnn_count": 16.0, "cnn_sum": 24.41, "mayor_index": "N", "borough": "Queens"}, {"field_am_1y": 354.0, "field_md_1y": 1988.0, "field_pm_1y": 1939.0, "field_all_1y": 1642.0, "field_am_3y": 347.6, "field_md_3y": 1850.0, "field_pm_3y": 1990.0, "filed_all_3y": 1458.0, "cnn_count": 34.0, "cnn_sum": 44.89, "mayor_index": "N", "borough": "Queens"}, {"field_am_1y": 1682.0, "field_md_1y": 783.5, "field_pm_1y": 2431.0, "field_all_1y": 1622.0, "field_am_3y": 1621.0, "field_md_3y": 727.8, "field_pm_3y": 2266.0, "filed_all_3y": 1533.0, "cnn_count": 27.0, "cnn_sum": 46.56, "mayor_index": "N", "borough": "Queens"}, {"field_am_1y": 452.0, "field_md_1y": 1706.0, "field_pm_1y": 1962.0, "field_all_1y": 1558.0, "field_am_3y": 556.6, "field_md_3y": 1722.0, "field_pm_3y": 1971.0, "filed_all_3y": 1467.0, "cnn_count": 0.0, "cnn_sum": 0.8316, "mayor_index": "N", "borough": "Queens"}, {"field_am_1y": 6879.0, "field_md_1y": 3830.0, "field_pm_1y": 11320.0, "field_all_1y": 7434.0, "field_am_3y": 6034.0, "field_md_3y": 3571.0, "field_pm_3y": 9970.0, "filed_all_3y": 6554.0, "cnn_count": 20.0, "cnn_sum": 36.41, "mayor_index": "N", "borough": "Queens"}, {"field_am_1y": 3266.0, "field_md_1y": 7324.0, "field_pm_1y": 12540.0, "field_all_1y": 8599.0, "field_am_3y": 3486.0, "field_md_3y": 7654.0, "field_pm_3y": 12310.0, "filed_all_3y": 8071.0, "cnn_count": 105.0, "cnn_sum": 146.7, "mayor_index": "N", "borough": "Queens"}, {"field_am_1y": 1186.0, "field_md_1y": 3718.0, "field_pm_1y": 5088.0, "field_all_1y": 3760.0, "field_am_3y": 1066.0, "field_md_3y": 3511.0, "field_pm_3y": 4917.0, "filed_all_3y": 3288.0, "cnn_count": 33.0, "cnn_sum": 54.13, "mayor_index": "N", "borough": "Queens"}, {"field_am_1y": 1411.0, "field_md_1y": 1010.0, "field_pm_1y": 2926.0, "field_all_1y": 1857.0, "field_am_3y": 1300.0, "field_md_3y": 956.0, "field_pm_3y": 2741.0, "filed_all_3y": 1687.0, "cnn_count": 54.0, "cnn_sum": 75.49, "mayor_index": "N", "borough": "Queens"}, {"field_am_1y": 307.0, "field_md_1y": 341.0, "field_pm_1y": 542.5, "field_all_1y": 414.8, "field_am_3y": 328.0, "field_md_3y": 407.3, "field_pm_3y": 691.5, "filed_all_3y": 484.3, "cnn_count": 14.0, "cnn_sum": 20.42, "mayor_index": "N", "borough": "Queens"}, {"field_am_1y": 269.0, "field_md_1y": 230.0, "field_pm_1y": 309.5, "field_all_1y": 269.6, "field_am_3y": 225.2, "field_md_3y": 225.7, "field_pm_3y": 327.3, "filed_all_3y": 261.4, "cnn_count": 6.0, "cnn_sum": 11.82, "mayor_index": "N", "borough": "Staten Island"}, {"field_am_1y": 603.0, "field_md_1y": 386.5, "field_pm_1y": 569.0, "field_all_1y": 502.8, "field_am_3y": 549.6, "field_md_3y": 395.0, "field_pm_3y": 577.8, "filed_all_3y": 505.0, "cnn_count": 16.0, "cnn_sum": 21.7, "mayor_index": "N", "borough": "Staten Island"}, {"field_am_1y": 1656.0, "field_md_1y": 1224.0, "field_pm_1y": 2097.0, "field_all_1y": 1659.0, "field_am_3y": 1217.0, "field_md_3y": 1083.0, "field_pm_3y": 1830.0, "filed_all_3y": 1386.0, "cnn_count": 1.0, "cnn_sum": 5.04, "mayor_index": "Y", "borough": "Staten Island"}, {"field_am_1y": 209.0, "field_md_1y": 190.5, "field_pm_1y": 302.0, "field_all_1y": 238.8, "field_am_3y": 155.2, "field_md_3y": 193.7, "field_pm_3y": 253.3, "filed_all_3y": 203.4, "cnn_count": 5.0, "cnn_sum": 13.76, "mayor_index": "N", "borough": "Staten Island"}, {"field_am_1y": 632.0, "field_md_1y": 362.5, "field_pm_1y": 682.0, "field_all_1y": 544.2, "field_am_3y": 609.0, "field_md_3y": 446.5, "field_pm_3y": 685.0, "filed_all_3y": 578.5, "cnn_count": 10.0, "cnn_sum": 14.44, "mayor_index": "Y", "borough": "Staten Island"}, {"field_am_1y": 507.0, "field_md_1y": 5460.0, "field_pm_1y": 4404.0, "field_all_1y": 4047.0, "field_am_3y": 568.4, "field_md_3y": 5215.0, "field_pm_3y": 3876.0, "filed_all_3y": 3376.0, "cnn_count": 30.0, "cnn_sum": 46.08, "mayor_index": "N", "borough": "East River Bridges"}, {"field_am_1y": 0.0, "field_md_1y": 2.0, "field_pm_1y": 1.0, "field_all_1y": 1.2, "field_am_3y": 3.2, "field_md_3y": 6.0, "field_pm_3y": 4.667, "filed_all_3y": 4.706, "cnn_count": 1.0, "cnn_sum": 3.452, "mayor_index": "N", "borough": "East River Bridges"}, {"field_am_1y": 164.0, "field_md_1y": 498.5, "field_pm_1y": 629.0, "field_all_1y": 483.8, "field_am_3y": 174.2, "field_md_3y": 379.8, "field_pm_3y": 476.5, "filed_all_3y": 353.5, "cnn_count": 0.0, "cnn_sum": 4.564, "mayor_index": "N", "borough": "East River Bridges"}, {"field_am_1y": 425.0, "field_md_1y": 1008.0, "field_pm_1y": 853.5, "field_all_1y": 829.6, "field_am_3y": 426.8, "field_md_3y": 892.7, "field_pm_3y": 847.8, "filed_all_3y": 739.8, "cnn_count": 8.0, "cnn_sum": 11.64, "mayor_index": "N", "borough": "East River Bridges"}, {"field_am_1y": 186.0, "field_md_1y": 218.5, "field_pm_1y": 420.0, "field_all_1y": 292.6, "field_am_3y": 208.2, "field_md_3y": 219.7, "field_pm_3y": 391.5, "filed_all_3y": 276.9, "cnn_count": 1.0, "cnn_sum": 3.025, "mayor_index": "N", "borough": "East River Bridges"}, {"field_am_1y": 481.0, "field_md_1y": 1015.0, "field_pm_1y": 1010.0, "field_all_1y": 906.0, "field_am_3y": 489.2, "field_md_3y": 693.3, "field_pm_3y": 985.2, "filed_all_3y": 736.3, "cnn_count": 5.0, "cnn_sum": 8.586, "mayor_index": "N", "borough": "Harlem River Bridges"}, {"field_am_1y": 363.0, "field_md_1y": 308.5, "field_pm_1y": 902.0, "field_all_1y": 556.8, "field_am_3y": 344.4, "field_md_3y": 288.3, "field_pm_3y": 758.0, "filed_all_3y": 470.6, "cnn_count": 7.0, "cnn_sum": 10.75, "mayor_index": "N", "borough": "Harlem River Bridges"}, {"field_am_1y": 251.0, "field_md_1y": 343.0, "field_pm_1y": 437.5, "field_all_1y": 362.4, "field_am_3y": 339.2, "field_md_3y": 454.5, "field_pm_3y": 554.8, "filed_all_3y": 456.0, "cnn_count": 1.0, "cnn_sum": 3.916, "mayor_index": "N", "borough": "Harlem River Bridges"}, {"field_am_1y": 162.0, "field_md_1y": 324.5, "field_pm_1y": 497.5, "field_all_1y": 361.2, "field_am_3y": 170.0, "field_md_3y": 337.5, "field_pm_3y": 510.0, "filed_all_3y": 349.1, "cnn_count": 6.0, "cnn_sum": 7.407, "mayor_index": "N", "borough": "Harlem River Bridges"}, {"field_am_1y": 428.0, "field_md_1y": 195.5, "field_pm_1y": 505.5, "field_all_1y": 366.0, "field_am_3y": 355.6, "field_md_3y": 227.0, "field_pm_3y": 497.2, "filed_all_3y": 360.2, "cnn_count": 1.0, "cnn_sum": 2.194, "mayor_index": "N", "borough": "Harlem River Bridges"}, {"field_am_1y": 91.0, "field_md_1y": 132.0, "field_pm_1y": 379.5, "field_all_1y": 222.8, "field_am_3y": 181.8, "field_md_3y": 187.0, "field_pm_3y": 354.3, "filed_all_3y": 244.5, "cnn_count": 4.0, "cnn_sum": 7.765, "mayor_index": "N", "borough": "Harlem River Bridges"}, {"field_am_1y": 111.0, "field_md_1y": 181.5, "field_pm_1y": 209.0, "field_all_1y": 178.4, "field_am_3y": 164.2, "field_md_3y": 161.5, "field_pm_3y": 291.3, "filed_all_3y": 208.1, "cnn_count": 3.0, "cnn_sum": 6.748, "mayor_index": "N", "borough": "Harlem River Bridges"}, {"field_am_1y": 6.0, "field_md_1y": 5.0, "field_pm_1y": 14.5, "field_all_1y": 9.0, "field_am_3y": 12.0, "field_md_3y": 11.33, "field_pm_3y": 24.5, "filed_all_3y": 16.18, "cnn_count": 1.0, "cnn_sum": 3.434, "mayor_index": "N", "borough": "Harlem River Bridges"}, {"field_am_1y": 187.0, "field_md_1y": 307.0, "field_pm_1y": 516.5, "field_all_1y": 366.8, "field_am_3y": 170.6, "field_md_3y": 403.5, "field_pm_3y": 503.2, "filed_all_3y": 370.2, "cnn_count": 0.0, "cnn_sum": 1.263, "mayor_index": "N", "borough": "Harlem River Bridges"}]}}
